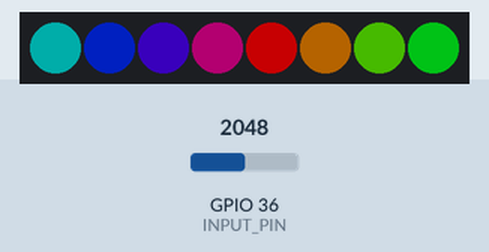
Recording of a sketch running on a simulated ESP32. On the bench: 8 RGB LEDs in strip order, left to right. The test bench sets the inputs (shaded band); at power-on: GPIO 36 (INPUT_PIN) = 2048. Dim RGB values are drawn brighter than linear; what the sketch prints to the serial monitor is not drawn.

Above: at 1.2 s.
1.3 s: GPIO 36 (INPUT_PIN) set to 2866
At 2.1 s:
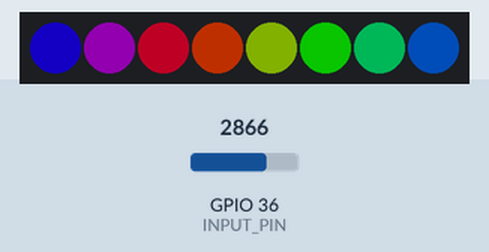
2.8 s: GPIO 36 (INPUT_PIN) set to 1228
At 3.3 s:
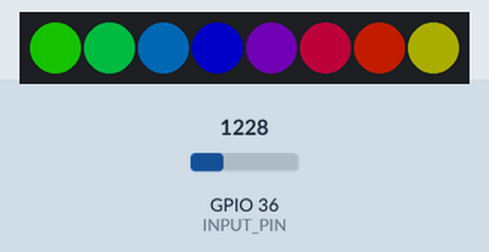
4.3 s: GPIO 36 (INPUT_PIN) set to 2047
At 4.6 s:
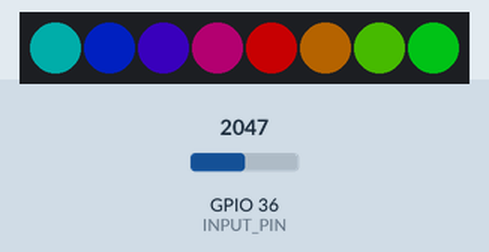
Timing chart, 0 to 7.3 s (numbered marks = the images above; inputs shaded):
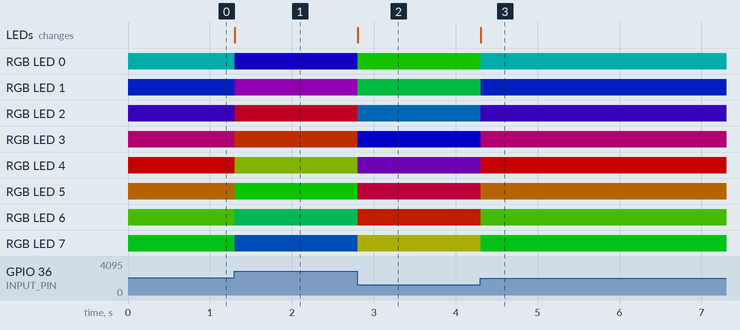

Measured:
- after the input at 1.3 s, RGB LED 0: RGB(0, 50, 49) → RGB(9, 0, 90) at once; RGB LED 1: RGB(0, 14, 85) → RGB(45, 0, 54) at once; RGB LED 2: RGB(23, 0, 76) → RGB(83, 0, 16) at once; RGB LED 3: RGB(61, 0, 38) → RGB(80, 20, 0) at once; RGB LED 4: RGB(98, 0, 1) → RGB(42, 57, 0) at once; the LEDs: change at once (image 1)
- after the input at 2.8 s, RGB LED 0: RGB(9, 0, 90) → RGB(10, 89, 0) at once; RGB LED 1: RGB(45, 0, 54) → RGB(0, 74, 25) at once; RGB LED 2: RGB(83, 0, 16) → RGB(0, 36, 63) at once; RGB LED 3: RGB(80, 20, 0) → RGB(1, 0, 98) at once; RGB LED 4: RGB(42, 57, 0) → RGB(38, 0, 61) at once; the LEDs: change at once (image 2)
- after the input at 4.3 s, RGB LED 0: RGB(10, 89, 0) → RGB(0, 50, 49) at once; RGB LED 1: RGB(0, 74, 25) → RGB(0, 14, 85) at once; RGB LED 2: RGB(0, 36, 63) → RGB(23, 0, 76) at once; RGB LED 3: RGB(1, 0, 98) → RGB(61, 0, 38) at once; RGB LED 4: RGB(38, 0, 61) → RGB(98, 0, 1) at once; the LEDs: change at once (image 3)

The sketch:

011-03_potentiometer_stripled.ino
```cpp
/**********************************************************************
* Filename    : 011-03_potentiometer_stripled
* Description : Using one potentiometer to control the color
* of Freenove Strip LED.
* Auther      : Alternatives Solutions
* Modification: 2026/02/17
**********************************************************************/
#include <Freenove_WS2812_Lib_for_ESP32.h>

#define STRIP_LED_S_PIN   15  //S input of StripLed is connected to IO2
#define STRIP_LED_COUNT   8   //number of LEDs on the StripLed
#define RMT_CHN           3   //RMT module channel
#define BRIGHTNESS        100 // brightness range value (0 ... 255)

#define INPUT_PIN         36  //define input analog Pin
#define DELAY_TIME        10

Freenove_ESP32_WS2812 strip =
  Freenove_ESP32_WS2812(STRIP_LED_COUNT, STRIP_LED_S_PIN, RMT_CHN, TYPE_GRB);

// the setup function runs once when you press reset or power the board
void setup() {
  strip.setBrightness(BRIGHTNESS);
  strip.begin();

  Serial.begin(115200);
  Serial.println("\nESP32 Wrover initialization completed!");
//  Serial.println("Ready to handle data...\n");
}

// the loop function runs over and over again forever
void loop() {

  int adc_val = analogRead(INPUT_PIN);
  int colorPos = map(adc_val, 0, 4096, 0, 255);
  //Serial.printf("adc val: %d - color pos: %d \n", adc_val, colorPos);
  for (int i = 0; i < STRIP_LED_COUNT; i++) {
    int rgb = strip.Wheel(colorPos + i * 255 / 8);
    strip.setLedColorData(i, rgb);
  }
  strip.show();
  delay(DELAY_TIME);
}
```
